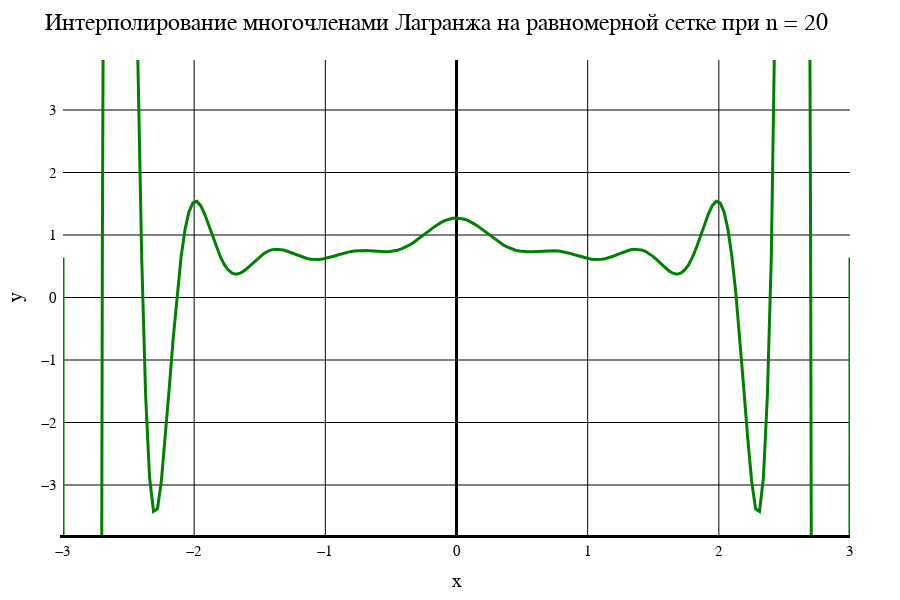

The code cell stored with this chart in its notebook:
### Markdown cell above
Лагранж. Равномерная сетка

### Code cell
data1[1]

### Figure 1 — Plotly figure (JSON) as saved in the notebook; plotly's stock layout.template omitted (floating-point values rounded to 4 significant figures; data arrays with more than 128 entries replaced by an {"elided": "..."} marker saying what was removed)
{"data": [{"line": {"color": "green", "width": 3}, "mode": "line", "type": "scatter", "x": {"elided": "201 float values"}, "y": {"elided": "201 float values"}}], "layout": {"coloraxis": {"outlinecolor": "black"}, "font": {"color": "black", "family": "Time New Roman"}, "height": 600, "margin": {"b": 50, "l": 50, "r": 50, "t": 60}, "paper_bgcolor": "white", "plot_bgcolor": "white", "title": {"autosize": false, "font": {"color": "black", "family": "Times New Roman", "size": 24}, "paper_bgcolor": "red", "text": "Интерполирование многочленами Лагранжа на равномерной сетке при n = 20"}, "width": 900, "xaxis": {"color": "black", "gridcolor": "black", "gridwidth": 1, "linecolor": "black", "linewidth": 3, "tickfont": {"size": 15}, "title": {"font": {"color": "black", "family": "Times New Roman", "size": 20}, "text": "x"}, "zeroline": true, "zerolinecolor": "black", "zerolinewidth": 3}, "yaxis": {"exponentformat": "power", "gridcolor": "black", "gridwidth": 1, "linewidth": 3, "range": [-3.8, 3.8], "tickfont": {"size": 15}, "title": {"font": {"color": "black", "family": "Times New Roman", "size": 20}, "text": "y"}, "zeroline": true, "zerolinecolor": "black", "zerolinewidth": 1}}}
